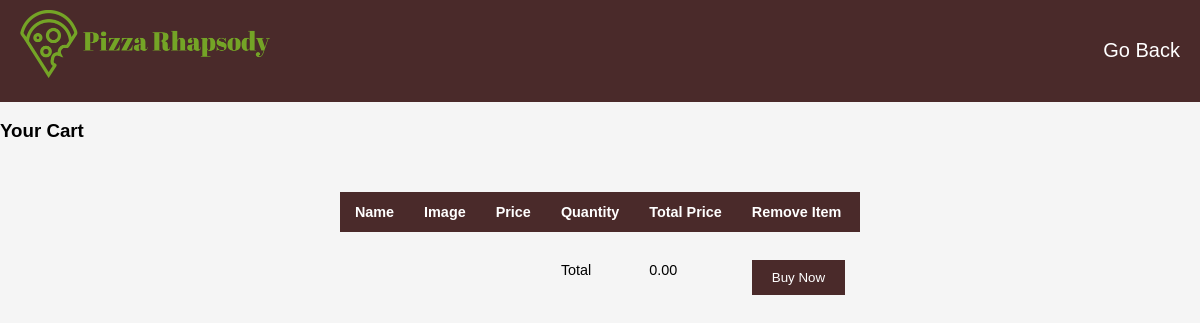
/cart.php?addOrder=success, run on an earlier commit of the app's database.
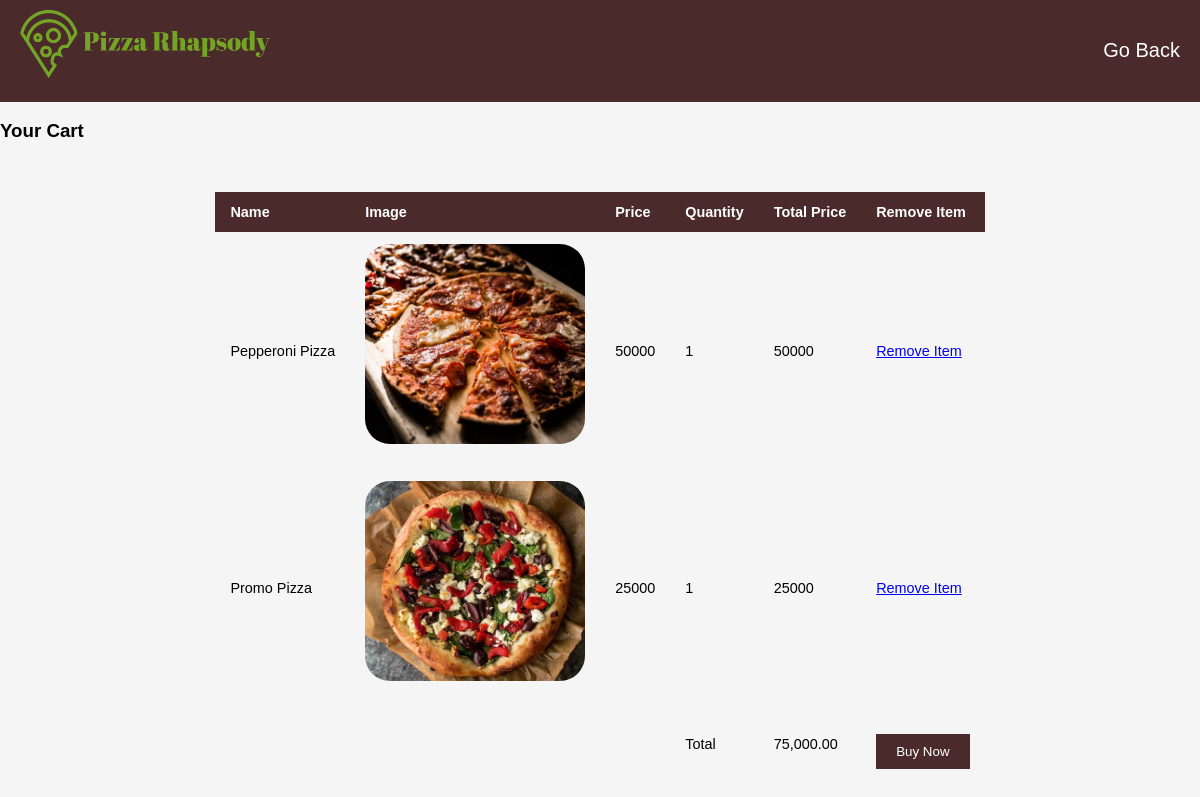
And on a later commit of the database.
### tables this page shows
CREATE TABLE `cart` (
  `id` int(11) NOT NULL,
  `name` varchar(100) NOT NULL,
  `image` varchar(100) NOT NULL,
  `price` double NOT NULL,
  `quantity` double NOT NULL,
  `total` int(11) NOT NULL
);

### cart.php (the view, shortened to what this page needs)
<?php
include_once "connection.php";
?>
<!DOCTYPE html>
<html>
    <head>
    <link rel="stylesheet" href="style.css">
    </head>
    <body>
        <header>
        <div class="logo"><img src="./Assets/pizzalogo.png" alt="Pizza Logo"></div>
        <nav>
            <ul>
                <li><a href="userhome.php">Go Back</a></li>
            </ul>
        </nav>
    </header>
    <h3> Your Cart </h3>
        <div>
            <table class="content-table">
                <thead>
                <tr>
                    <th>Name</th>
                    <th>Image</th>
                    <th>Price</th>
                    <th>Quantity</th>
                    <th>Total Price</th>
                    <th>Remove Item</th>
                </tr>
                </head>
                <tbody>
                <?php
                $result = mysqli_query($data, "SELECT * FROM cart;");
                $total = 0;
                if(mysqli_num_rows($result)>0){
                    while($row = mysqli_fetch_array($result)) {
                        ?>
                        <tr>
                            <td><?php echo $row['name'];?></td>
                            <td><img class = "imagesrc" src="./Assets/<?php echo $row['image'];?>" alt="Pizza Image"></td>
                            <td><?php echo $row['price'];?></td>
                            <td><?php echo $row['quantity'];?></td>
                            <td><?php echo $row['total'];?></td>
                            <td><a href="cart.php?action=delete&id=<?php echo $row['id'];?>"><span>Remove Item</span></a></td>
                            <?php
                            $total = $total + ($row['quantity']*$row['price']);
                    }
                }
                ?>
                </tr>
                </body>
                <tr>
                    <td></td>
                    <td></td>
                    <td></td>
                    <td>Total</td>
                    <td><?php echo number_format($total, 2);?></td>
                    <td>
                                <br>
                                <form action="addOrder.php" method="POST">
                                <button type="submit" name="submit">Buy Now</button>
                                </form>
                    </td>
                </tr>
    </body>
</html>

### style.css (style rules this page uses)
body { font-family: 'Arial', sans-serif; margin: 0; padding: 0; background-color: #f5f5f5; }
.logo img { width: 400px; height: auto; margin-bottom: 20px; }
header { background-color: #4a2a2a; color: white; padding: 10px 20px; display: flex; justify-content: space-between; align-items: center; }
.logo img { width: 250px; height: auto; margin-bottom: 10px; }
nav ul { list-style: none; padding: 0; margin: 0; display: flex; }
nav ul li { margin-left: 20px; font-size: 20px; }
nav ul li a { color: white; text-decoration: none; }
.imagesrc { width: 220px; height: 200px; object-fit: cover; margin-bottom: 10px; border-radius: 25px; }
button { background-color: #4a2a2a; color: white; padding: 10px 20px; border: none; cursor: pointer; }
.content-table thead tr { background-color: #4a2a2a; color: white; text-align: left; font-weight: bold; }
.content-table { border-collapse: collapse; border-spacing: 200px; margin: 50px 0; font-size: 0.9em; min-width: 400px; margin: auto; margin-top: 50px; }
.content-table th, .content-table td { padding: 12px 15px; }

What changed in the data, as far as the page shows it:
added cart: name "Pepperoni Pizza", image (picture), price "50000", quantity "1", total "50000"
added cart: name "Promo Pizza", image (picture), price "25000", quantity "1", total "25000"
Also different on the page:
$total: "0.00" → "75,000.00"
